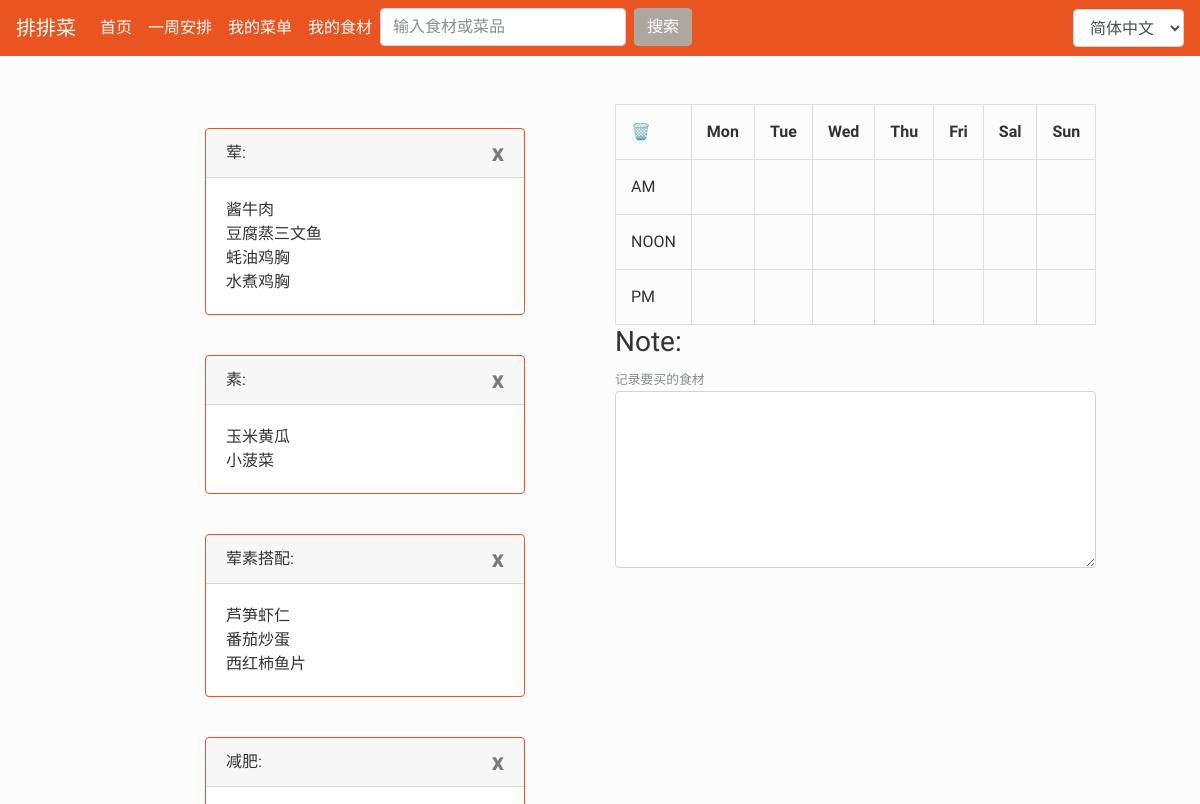
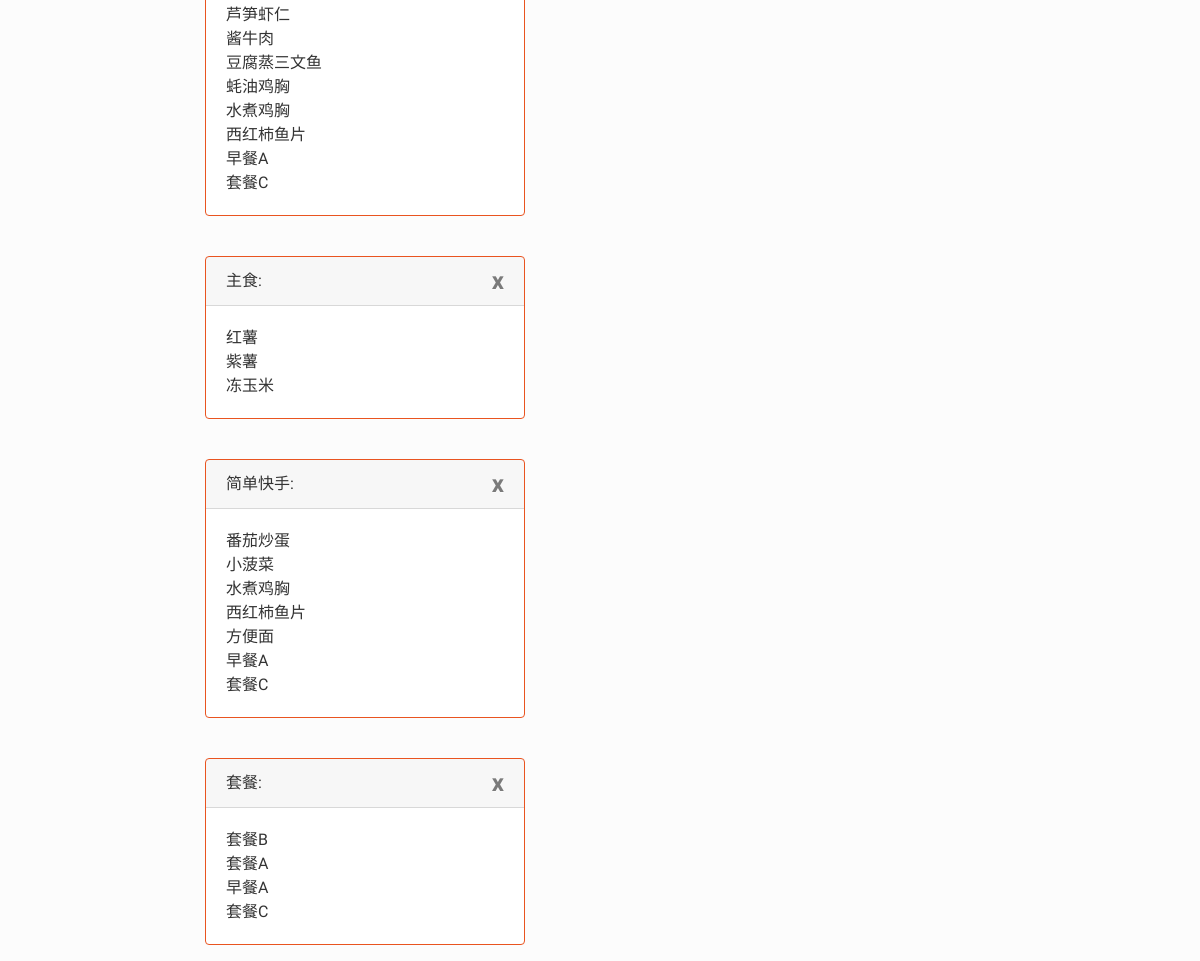
Page /schedule/ (signed in) on the committed database (2 pictures, top to bottom).
### AutoGener/models.py (models this page shows, shortened)
class DishType(models.Model):
    userid = models.IntegerField()
    name = models.CharField(max_length=20)

class CanDo(models.Model):
    userid = models.IntegerField()
    name = models.CharField(max_length=100)
    type = models.ManyToManyField(DishType)
    ingre = models.ManyToManyField(CanGet, blank=True)

### AutoGener/views.py (the view, shortened to what this page needs)
# urls.py: path('schedule/', views.get_scehdele, name='schedule'),
@login_required
def get_scehdele(request):
    random_dish = []
    required_dish = []
    message = ''
    types = DishType.objects.filter(userid=request.user.id)
    canDolist = CanDo.objects.filter(userid=request.user.id)
    ingredientlist = CanGet.objects.filter(userid=request.user.id)
    context = {'random_dish': random_dish, 'required_dish': list(set(required_dish)), "message": message,
               'types':types}
    return render(request, 'AutoGener/schedule.html', context)

### templates/AutoGener/schedule.html (shortened to what this page needs)
{% extends 'base.html' %}
{% load i18n %}
{% block main %}
{% for type in types %}
<br>
<div class="card border-primary mb-3" style="max-width: 20rem;">
  <div class="card-header">{{ type.name }}:<a class="close" href="{% url 'AutoGener:type_delete' type.name %}">x</a></div>
  <div class="card-body">
    {% for dish in type.cando_set.all %}
      <div id="{{ type.name}}_{{ forloop.counter }}" draggable="true" ondragstart="drag(event)">
        <p class="card-text">{{ dish.name }}</p>
      </div>
    {% empty %}
      {% trans "没有菜品" %}
      <br>
    {% endfor %}
  </div>
</div>
{% endfor %}
{% endblock %}
{% block side %}
<div class = "tables" style="position: fixed;">
  <table>
    <tr>
      <th class="tg-88nc" ondrop="dropdelete(event)" ondragover="allowDrop(event)">🗑️</th>
      <th class="tg-88nc">Mon</th>
      <th class="tg-88nc">Tue</th>
      <th class="tg-9hbo">Wed</th>
      <th class="tg-9hbo">Thu</th>
      <th class="tg-9hbo">Fri</th>
      <th class="tg-9hbo">Sal</th>
      <th class="tg-9hbo">Sun</th>
    </tr>
    <tr>
      <td class="tg-88nc">AM</td>
      <td id="table-a1" ondrop="drop(event)" ondragover="allowDrop(event)"></td>
      <td id="table-a2" ondrop="drop(event)" ondragover="allowDrop(event)"></td>
      <td id="table-a3" ondrop="drop(event)" ondragover="allowDrop(event)"></td>
      <td id="table-a4" ondrop="drop(event)" ondragover="allowDrop(event)"></td>
      <td id="table-a5" ondrop="drop(event)" ondragover="allowDrop(event)"></td>
      <td id="table-a6" ondrop="drop(event)" ondragover="allowDrop(event)"></td>
      <td id="table-a7" ondrop="drop(event)" ondragover="allowDrop(event)"></td>
    </tr>
    <tr>
      <td class="tg-88nc">NOON</td>
      <td id="table-n1" ondrop="drop(event)" ondragover="allowDrop(event)"></td>
      <td id="table-n2" ondrop="drop(event)" ondragover="allowDrop(event)"></td>
      <td id="table-n3" ondrop="drop(event)" ondragover="allowDrop(event)"></td>
      <td id="table-n4" ondrop="drop(event)" ondragover="allowDrop(event)"></td>
      <td id="table-n5" ondrop="drop(event)" ondragover="allowDrop(event)"></td>
      <td id="table-n6" ondrop="drop(event)" ondragover="allowDrop(event)"></td>
      <td id="table-n7" ondrop="drop(event)" ondragover="allowDrop(event)"></td>
    </tr>
    <tr>
      <td class="tg-88nc">PM</td>
      <td id="table-p1" ondrop="drop(event)" ondragover="allowDrop(event)"></td>
      <td id="table-p2" ondrop="drop(event)" ondragover="allowDrop(event)"></td>
      <td id="table-p3" ondrop="drop(event)" ondragover="allowDrop(event)"></td>
      <td id="table-p4" ondrop="drop(event)" ondragover="allowDrop(event)"></td>
      <td id="table-p5" ondrop="drop(event)" ondragover="allowDrop(event)"></td>
      <td id="table-p6" ondrop="drop(event)" ondragover="allowDrop(event)"></td>
      <td id="table-p7" ondrop="drop(event)" ondragover="allowDrop(event)"></td>
    </tr>
  </table>
  <div class="form-group">
      <h3>Note:</h3><small class="text-muted">记录要买的食材</small>
      <textarea class="form-control" id="exampleTextarea" rows="3" style="margin-top: 0px; margin-bottom: 0px; height: 177px;"></textarea>
    </div>
</div>
{% endblock %}

### templates/base.html (style rules this page uses)
table, td, th { border: 1px solid #ddd; text-align: left; }
table { border-collapse: collapse; width: 100%; }
th, td { padding: 15px; }

### rows in the picture
DishType: name "荤"
CanDo: name "酱牛肉"
CanDo: name "豆腐蒸三文鱼"
CanDo: name "蚝油鸡胸"
CanDo: name "水煮鸡胸"
DishType: name "素"
CanDo: name "玉米黄瓜"
CanDo: name "小菠菜"
DishType: name "荤素搭配"
CanDo: name "芦笋虾仁"
CanDo: name "番茄炒蛋"
CanDo: name "西红柿鱼片"
DishType: name "减肥"
CanDo: name "早餐A"
CanDo: name "套餐C"
DishType: name "主食"
CanDo: name "红薯"
CanDo: name "紫薯"
CanDo: name "冻玉米"
DishType: name "简单快手"
CanDo: name "方便面"
DishType: name "套餐"
CanDo: name "套餐B"
CanDo: name "套餐A"

### other values in the picture
form field language "简体中文"
